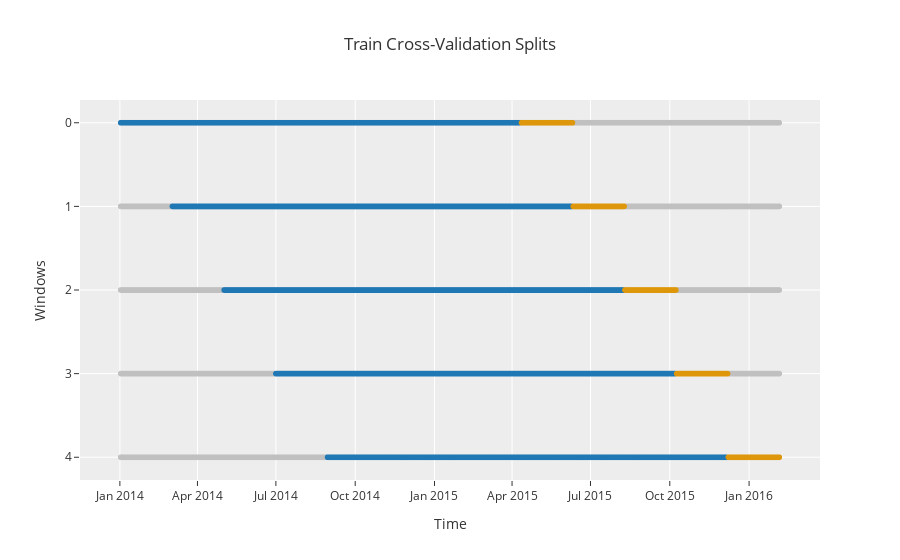

Notebook source saved alongside this figure:
### Markdown cell above
#### Plot Cross Validation

### Code cell
# Cross validation plot
exp.plot_model(plot = "cv")
